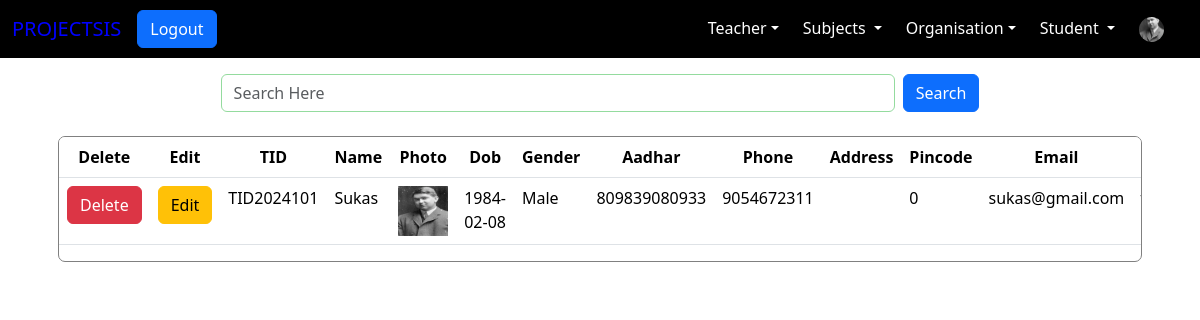
Page /Admin/TeacherList.php (signed in) on the committed database.
### tables this page shows
CREATE TABLE `teacherdetails` (
  `TDetailsID` int(10) NOT NULL,
  `TID` varchar(10) NOT NULL,
  `Degree` varchar(30) NOT NULL,
  `DoR` date NOT NULL,
  `Maritial_Status` varchar(10) NOT NULL,
  `Salary` bigint(10) NOT NULL,
  `Designation` varchar(20) NOT NULL,
  `DID` int(11) NOT NULL,
  `CID` int(11) NOT NULL
);

CREATE TABLE `teacher` (
  `TID` varchar(10) NOT NULL,
  `Name` varchar(30) NOT NULL,
  `Photo` varchar(30) NOT NULL,
  `Dob` date NOT NULL,
  `Gender` varchar(12) NOT NULL,
  `Aadhar` bigint(12) NOT NULL,
  `Phone` bigint(11) NOT NULL,
  `Address` varchar(200) NOT NULL,
  `Pincode` int(6) NOT NULL,
  `Email` varchar(50) NOT NULL,
  `Password` varchar(10) NOT NULL,
  `CreatedOn` datetime NOT NULL DEFAULT current_timestamp(),
  `Who` varchar(10) NOT NULL DEFAULT 'teacher'
);

### Admin/TeacherList.php (the view, shortened to what this page needs)
<!DOCTYPE html>
<html lang="en">
<head>
    <link rel="stylesheet" href="../Bootstrap/css/bootstrap.min.css">
    <link rel="stylesheet" href="MyStyles.css">
</head>
<body>
<?php include_once("navbar.php"); ?>
    <div class="container">
        <div class="col-md-12" style="padding: 1rem;">
        <form>
            <div class="form-group"
            style="display:flex;flex-direction:column;justify-content: center;align-items:center;gap:1 rem">
            <div class="form-group" style="display: flex; gap: 0.5rem;width: 70%">
            <input type="search" placeholder="Search Here"  id="input-search" class="form-control">
            <button type="button" type="button" class="btn btn-primary" name="search-btn" id="search-btn"><span class="glyphicon glyphicon-search"></span> Search </button>
</div>
<br>
</div>
<?php
include_once("../Connection/connection.php");
try{
    $qry="Select * from teacher inner join teacherdetails on teacher.TID=teacherdetails.TID";
    $r=mysqli_query($conn,$qry);
    echo "<div class='table-responsive' style='border: 1px solid gray;border-radius: 7px;'>";
    echo "<table class='table table bordered' id='teacher_table' >";
    $i=0;
    while($res=mysqli_fetch_assoc($r))
    {
        if($i==0)
        {
            echo "<tr clas='text-uppercase'>";
            echo "<th>Delete</th>";
            echo "<th>Edit</th>";
            foreach($res as $key=>$val)
            echo "<th>$key</th>";
            echo "</tr>";
        }
        echo "<tr style='transition:all 0.5s'>";
        echo "<td class=text-center><button id='delete-btn' class='btn btn-danger' name='Delete' value=".$res['TID']." type=submit >Delete</button></td>";
        echo "<td class=text-center><button id='edit-btn'class='btn btn-warning' name='Edit' value=".$res['TID']." type=submit  >Edit</button></td>";
        foreach($res as $key=>$val)
        {
            if($key=="Photo")
            {
                echo "<td><img src='../photo/$val' alt='No Photo'/></td>";
                continue;
            }
            echo "<td>$val</td>";
        }
        echo "</tr>";
        $i=1;
    }
  echo "</table>";
}
catch(Expection$e)
{
    echo $e->getMessage();
}
?>
</body>
</html>

### MyStyles.css (style rules this page uses)
input:valid { border: 1px rgb(148, 219, 158) solid; }

### Admin/TeacherList.php (style rules this page uses)
table img { height: 50px; width: 50px; }
table th { text-align:center; }

### rows in the picture
teacherdetails: key "TID", key "Name", key "Photo", key "Dob", key "Gender", key "Aadhar", key "Phone", key "Address", key "Pincode", key "Email", TID "TID2024101", TID.Name "Sukas", TID.Photo (picture), TID.Dob "1984-02-08", TID.Gender "Male", TID.Aadhar "809839080933", TID.Phone "9054672311", TID.Pincode "0", TID.Email "sukas@gmail.com"
